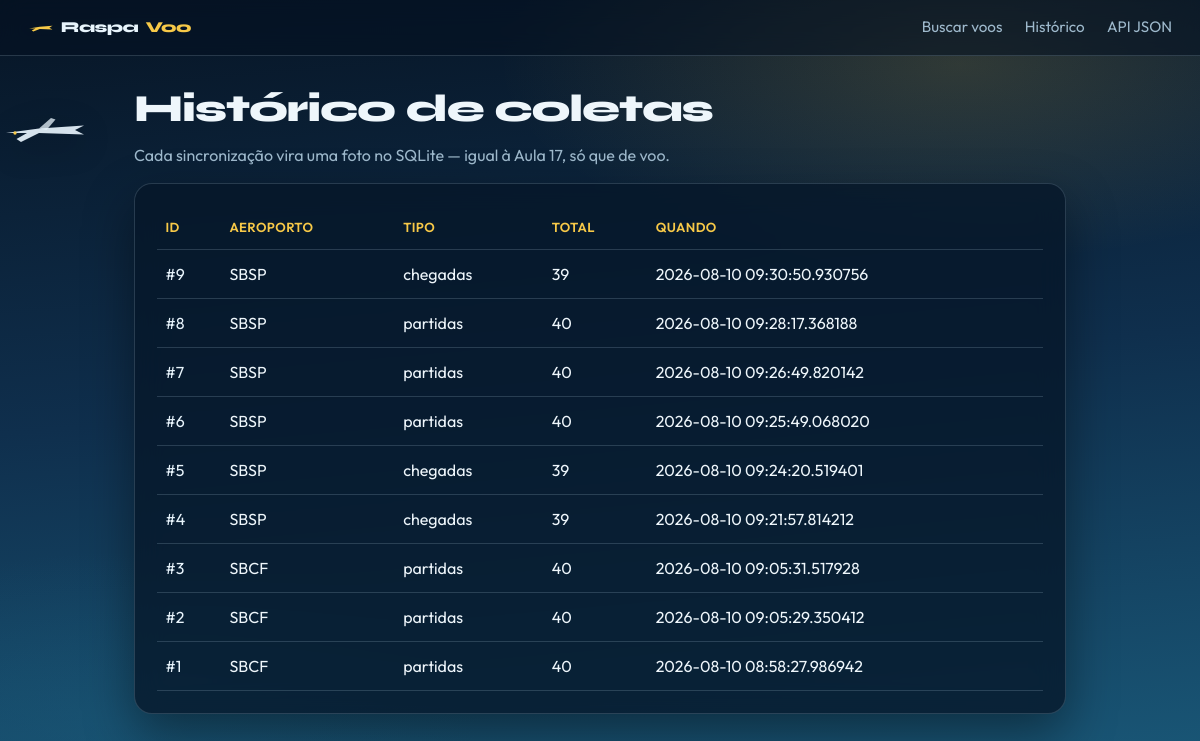
The page /historico on the database its author committed.
### models/coleta_voo.py (models this page shows, shortened)
class ColetaVoo(ModeloBase):
    __bind_key__ = "historico"
    __tablename__ = "coletas_voo"
    fonte = db.Column(db.String(255), nullable=False)
    aeroporto = db.Column(db.String(10), nullable=False)
    tipo_busca = db.Column(db.String(20), nullable=False)
    total = db.Column(db.Integer, nullable=False, default=0)
    voos = db.relationship(
        "VooInfo",
        back_populates="coleta",
        cascade="all, delete-orphan",
    )
    @classmethod
    def listar(cls):
        return cls.query.order_by(cls.data_criacao.desc()).all()

### controllers/site_controller.py (the view)
@site_bp.route("/historico")
def historico():
    coletas = ColetaVoo.listar()
    return render_template("historico.html", coletas=coletas)

### views/templates/historico.html (shortened to what this page needs)
{% extends "layout.html" %}
{% block content %}
<section class="topo-pagina">
    <h1>Histórico de coletas</h1>
    <p class="subtitulo">Cada sincronização vira uma foto no SQLite — igual à Aula 17, só que de voo.</p>
</section>
<section class="painel">
    {% if coletas %}
    <div class="tabela-wrap">
        <table class="tabela">
            <thead>
                <tr>
                    <th>ID</th>
                    <th>Aeroporto</th>
                    <th>Tipo</th>
                    <th>Total</th>
                    <th>Quando</th>
                </tr>
            </thead>
            <tbody>
                {% for c in coletas %}
                <tr>
                    <td><a href="{{ url_for('site.detalhe_coleta', coleta_id=c.id) }}">#{{ c.id }}</a></td>
                    <td>{{ c.aeroporto }}</td>
                    <td>{{ c.tipo_busca }}</td>
                    <td>{{ c.total }}</td>
                    <td>{{ c.data_criacao }}</td>
                </tr>
                {% endfor %}
            </tbody>
        </table>
    </div>
    {% else %}
    <p class="vazio">Ainda sem coletas. Vá na home e marque “Gravar no histórico”.</p>
    {% endif %}
</section>
{% endblock %}

### views/static/css/style.css (style rules this page uses)
* { box-sizing: border-box; }
:root { --ceu-alto: #071525; --ceu-meio: #0f2f4d; --horizonte: #1a5a7a; --pista: #f7c948; --pista-clara: #ffe08a; --nuvem: #e8f4fc; --texto: #eef6fb; --texto-suave: #9eb9cc; --painel: rgba(6, 22, 40, 0.78); --borda: rgba(158, 185, 204, 0.22); --erro: #ff8a7a; --sucesso: #5eead4; --sombra: 0 20px 50px rgba(0, 0, 0, 0.4); }
body { margin: 0; min-height: 100vh; font-family: "Outfit", sans-serif; color: var(--texto); background: radial-gradient(ellipse 70% 45% at 80% 8%, rgba(247, 201, 72, 0.16), transparent 55%), radial-gradient(ellipse 50% 35% at 10% 90%, rgba(26, 90, 122, 0.45), transparent 60%), linear-gradient(175deg, var(--ceu-alto) 0%, var(--ceu-meio) 48%, var(--horizonte) 100%); background-attachment: fixed; line-height: 1.5; overflow-x: hidden; }
.topo-pagina { animation: fade-up 0.55s ease both; margin-bottom: 0.5rem; }
.topo-pagina h1 { display: flex; align-items: center; gap: 0.5rem; font-family: "Syne", sans-serif; font-weight: 800; font-size: clamp(1.8rem, 4vw, 2.4rem); margin: 0 0 0.35rem; letter-spacing: -0.03em; }
.subtitulo { color: var(--texto-suave); margin: 0 0 1rem; }
.painel { background: var(--painel); border: 1px solid var(--borda); border-radius: 18px; padding: 1.35rem; box-shadow: var(--sombra); backdrop-filter: blur(14px); animation: fade-up 0.75s ease both; }
.tabela-wrap { overflow-x: auto; }
.tabela { width: 100%; border-collapse: collapse; }
.tabela th, .tabela td { padding: 0.75rem 0.55rem; text-align: left; border-bottom: 1px solid var(--borda); vertical-align: top; }
.tabela th { color: var(--pista); font-weight: 600; font-size: 0.82rem; text-transform: uppercase; letter-spacing: 0.03em; }
.tabela a { color: var(--nuvem); text-decoration: none; }

### rows shown on the page
ColetaVoo: id "9", aeroporto "SBSP", tipo_busca "chegadas", total "39", data_criacao "2026-08-10 09:30:50.930756"
ColetaVoo: id "8", aeroporto "SBSP", tipo_busca "partidas", total "40", data_criacao "2026-08-10 09:28:17.368188"
ColetaVoo: id "7", aeroporto "SBSP", tipo_busca "partidas", total "40", data_criacao "2026-08-10 09:26:49.820142"
ColetaVoo: id "6", aeroporto "SBSP", tipo_busca "partidas", total "40", data_criacao "2026-08-10 09:25:49.068020"
ColetaVoo: id "5", aeroporto "SBSP", tipo_busca "chegadas", total "39", data_criacao "2026-08-10 09:24:20.519401"
ColetaVoo: id "4", aeroporto "SBSP", tipo_busca "chegadas", total "39", data_criacao "2026-08-10 09:21:57.814212"
ColetaVoo: id "3", aeroporto "SBCF", tipo_busca "partidas", total "40", data_criacao "2026-08-10 09:05:31.517928"
ColetaVoo: id "2", aeroporto "SBCF", tipo_busca "partidas", total "40", data_criacao "2026-08-10 09:05:29.350412"
ColetaVoo: id "1", aeroporto "SBCF", tipo_busca "partidas", total "40", data_criacao "2026-08-10 08:58:27.986942"
